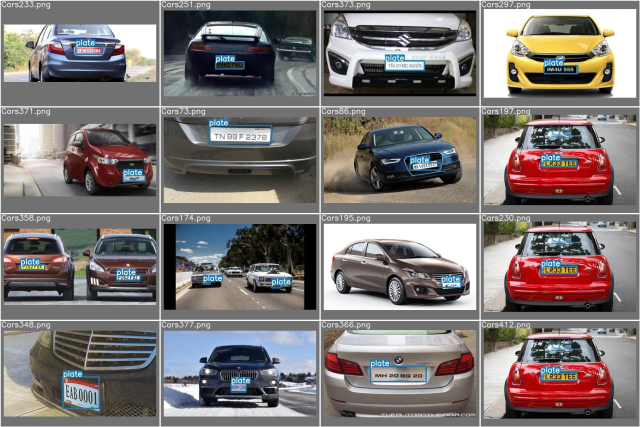
#> input picture media/media_images_Validation_9_0.jpg, 1280 x 854 px (shown at 1/2 size); its folder holds only this picture in this run
$ python -i perspective_transform.py   (imports and definitions only)
#> lines starting #> are read from the running program, lines starting #| are printed output that depends on the picture; after the words box and inside, x2 and y2 are one past the last pixel; in counts of white or black regions, pixels touching at a corner belong together
#> in perspectiveTransform, image is the input picture: shape (854, 1280, 3); mean B, G, R 116.4, 117.5, 123.8
import os
from glob import glob
import matplotlib.pyplot as plt
import numpy as np
import cv2

from utils import get_random_plate, display

# some modified functions used from other sudoku project of Lavish


def show_image(img):
    """function to show an image"""
    plt.figure()
    plt.imshow(img, cmap=plt.cm.binary)
    plt.show()


def display_contours(img, contours, color=(0, 255, 0), thickness=5):
    """function to display identified contours of sudoku board"""

    img = cv2.cvtColor(img, cv2.COLOR_GRAY2RGB)
    cont_image = cv2.drawContours(img, contours, -1, color, thickness)
    show_image(cont_image)


def display_corners(img, corners, colour=(0, 0, 255), radius=20):
    """function to display corners of sudoku board"""

    img = cv2.cvtColor(img, cv2.COLOR_GRAY2RGB)
    for corner in corners:
        img = cv2.circle(img, tuple(corner), radius, colour, -1)
    show_image(img)


def get_contours(img, show_contours):

    # for contour detection, it needs object to be white present in a black background.
    # so, first we will invert the image.
    img = cv2.bitwise_not(img, img)

    # now find contours
    # outer contours(boundry of sudoku)
    ext_contours, _ = cv2.findContours(img, cv2.RETR_EXTERNAL, cv2.CHAIN_APPROX_SIMPLE)

    # all contours(numbers, grid lines)
    contours, _ = cv2.findContours(img, cv2.RETR_CCOMP, cv2.CHAIN_APPROX_SIMPLE)

    # Now invert the image again after finding contours
    img = cv2.bitwise_not(img, img)

    if show_contours:
        display_contours(img, contours)

    return img, contours


def get_corners(img, contours, show_corners):
    contours = sorted(
        contours, key=cv2.contourArea
    )  # Sorting contours by area in ascending order
    box = contours[-2]

    # A function to obtain the element at 1st position of an element
    # because 1st element will be used as a key to for finding max/min of points below.
    def func(x):
        return x[1]

    # Bottom-right point has the largest (x + y) value
    # Top-left has point smallest (x + y) value
    # Bottom-left point has smallest (x - y) value
    # Top-right point has largest (x - y) value
    bottom_right, _ = max(enumerate([pt[0][0] + pt[0][1] for pt in box]), key=func)
    top_left, _ = min(enumerate([pt[0][0] + pt[0][1] for pt in box]), key=func)
    bottom_left, _ = min(enumerate([pt[0][0] - pt[0][1] for pt in box]), key=func)
    top_right, _ = max(enumerate([pt[0][0] - pt[0][1] for pt in box]), key=func)

    # x, y coordinates of 4 corner points
    bottom_right = box[bottom_right][0]
    top_left = box[top_left][0]
    bottom_left = box[bottom_left][0]
    top_right = box[top_right][0]

    corners = (top_left, top_right, bottom_left, bottom_right)

    if show_corners:
        display_corners(img, corners)

    return corners


def get_cropimage(img, corners):

    top_left, top_right, bottom_left, bottom_right = corners

    def distance_between(p1, p2):
        # Gives the distance between two pixels
        a = p2[0] - p1[0]
        b = p2[1] - p1[1]
        return np.sqrt((a * 2) + (b * 2))

    input_pts = np.array(
        [top_left + 3, top_right, bottom_left, bottom_right], dtype="float32"
    )

    length = [800, 200]

    output_pts = np.array([[0, 0], [800, 0], [0, 200], [800, 200]], dtype="float32")

    # Gets the transformation matrix for skewing the image to
    # fit a square by comparing the 4 before and after points
    m = cv2.getPerspectiveTransform(input_pts, output_pts)

    # Performs the transformation on the original image
    warped = cv2.warpPerspective(img, m, (int(length[0]), int(length[1])))
    return warped


def preprocessForPerspecive(
    img, clahe_clipLimit=7, clahe_tileGridSize=16, erosion_iters=1, dilation_iters=1
):

    # return the resized bgr unprocessed image
#> called with clahe_clipLimit = 7, clahe_tileGridSize = 16, erosion_iters = 1, dilation_iters = 1
    img_original = cv2.resize(img, (800, 200))
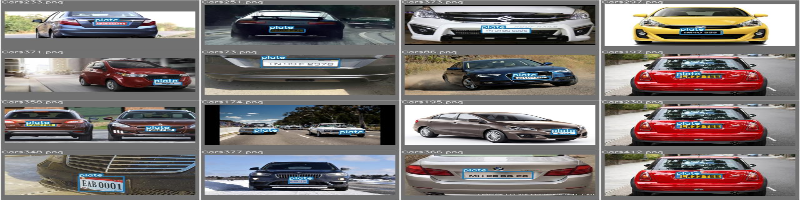
#> img_original: shape (200, 800, 3); mean B, G, R 114.9, 116.1, 122.3

    # Preprocess cropped license plate image
    img_lp = cv2.resize(img, (800, 200))
    img_lp = cv2.fastNlMeansDenoisingColored(img_lp, None, 10, 10, 7, 15)
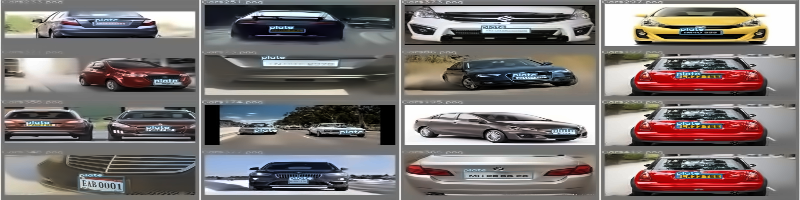
#> img_lp: shape (200, 800, 3); mean B, G, R 114.1, 115.5, 121.8
    img_gray_lp = cv2.cvtColor(img_lp, cv2.COLOR_BGR2GRAY)
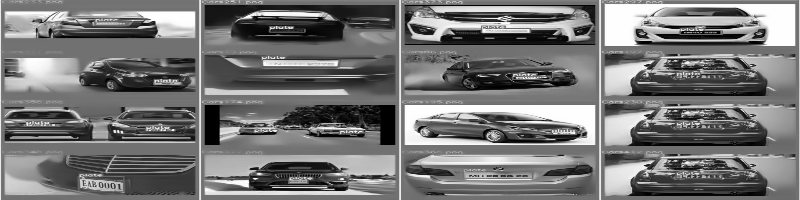
#> img_gray_lp: shape (200, 800); min 0, max 254, mean 117.2

    clahe = cv2.createCLAHE(
        clipLimit=clahe_clipLimit, tileGridSize=(clahe_tileGridSize, clahe_tileGridSize)
    )
    img_gray_lp = clahe.apply(img_gray_lp)
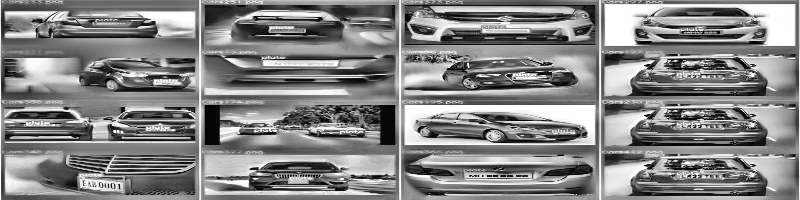
#> img_gray_lp: shape (200, 800); min 0, max 255, mean 132.6
    img_binary_lp = cv2.threshold(
        img_gray_lp, 0, 255, cv2.THRESH_BINARY + cv2.THRESH_OTSU
    )[1]
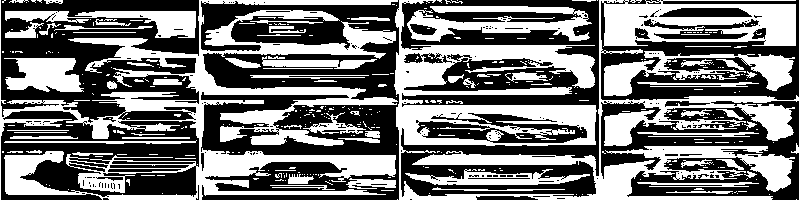
#> img_binary_lp: shape (200, 800); 45.7% white; 371 white regions (294 under 20 px), largest, box (x1, y1, x2, y2) and area: (394, 0, 800, 200) 29645, (0, 0, 398, 200) 22242, (407, 6, 592, 42) 3191
    img_binary_lp = cv2.erode(img_binary_lp, (3, 3), iterations=erosion_iters)
#> img_binary_lp: shape (200, 800); 36.7% white; 410 white regions (321 under 20 px), largest, box (x1, y1, x2, y2) and area: (394, 0, 772, 200) 14773, (70, 0, 398, 200) 13293, (604, 0, 796, 46) 4915
    img_binary_lp = cv2.dilate(img_binary_lp, (3, 3), iterations=dilation_iters)
#> img_binary_lp: shape (200, 800); 42.8% white; 368 white regions (265 under 20 px), largest, box (x1, y1, x2, y2) and area: (394, 0, 796, 200) 22243, (70, 0, 398, 200) 15315, (407, 7, 591, 43) 3028

    BOUDARY_THICKNESS = 10

    img_binary_lp[:BOUDARY_THICKNESS, :] = 0.0
    img_binary_lp[-BOUDARY_THICKNESS:, :] = 0.0
    img_binary_lp[:, :BOUDARY_THICKNESS] = 0.0
    img_binary_lp[:, -BOUDARY_THICKNESS:] = 0.0
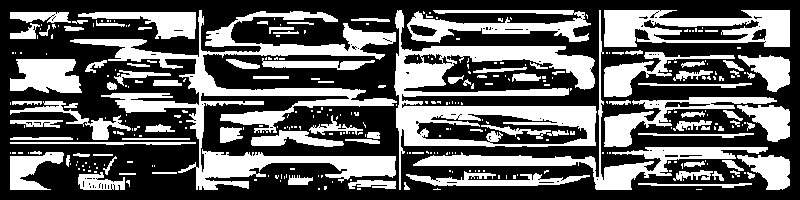
#> img_binary_lp: shape (200, 800); 38% white; 330 white regions (233 under 20 px), largest, box (x1, y1, x2, y2) and area: (70, 10, 397, 190) 13097, (394, 10, 597, 190) 10291, (413, 10, 768, 190) 4498

    return img_binary_lp, img_original


def perspectiveTransform(
    image,
    clahe_clipLimit=7,
    clahe_tileGridSize=16,
    erosion_iters=1,
    dilation_iters=1,
    show_contours=False,
    show_corners=False,
):
    """
    returns perspective trasformed crop from original image
    shape=(200,800), image format: BGR
    """
    if type(image) == str:
        image = cv2.imread(image)
    processed_img, img_original = preprocessForPerspecive(
        image,
        clahe_clipLimit=clahe_clipLimit,
        erosion_iters=erosion_iters,
        dilation_iters=dilation_iters,
    )

    img, ext_contours = get_contours(processed_img, show_contours)
#> in get_contours, `img = cv2.bitwise_not(img, img)`: img: shape (200, 800); 62% white; 330 black regions (233 under 20 px)
#> in get_contours, `ext_contours, _ = cv2.findContours(img, cv2.RETR_EXTERNAL, cv2.CHAIN_A..`: ext_contours = [[[0, 0], [0, 199], [799, 199], [799, 0]]]
#> in get_contours, `contours, _ = cv2.findContours(img, cv2.RETR_CCOMP, cv2.CHAIN_APPROX_S..`: contours = 445 contours, 321 with area under 20; largest, box (x1, y1, x2, y2) and area: (0, 0, 800, 200) 159001, (69, 9, 398, 191) 14806, (393, 9, 598, 191) 14602, (603, 9, 791, 48) 5830, (412, 9, 769, 191) 5232
#> ext_contours has the same summary as contours in get_contours
    corners = get_corners(img, ext_contours, show_corners)
#> in get_corners, `box = contours[-2]`: box = contour of 998 points, box (x1, y1, x2, y2) (69, 9, 398, 191), area 14806
#> in get_corners, `bottom_right, _ = max(enumerate([pt[0][0] + pt[0][1] for pt in box]), ..`: bottom_right = 641
#> in get_corners, `top_left, _ = min(enumerate([pt[0][0] + pt[0][1] for pt in box]), key=..`: top_left = 958
#> in get_corners, `bottom_left, _ = min(enumerate([pt[0][0] - pt[0][1] for pt in box]), k..`: bottom_left = 840
#> in get_corners, `top_right, _ = max(enumerate([pt[0][0] - pt[0][1] for pt in box]), key..`: top_right = 229
#> in get_corners, `bottom_right = box[bottom_right][0]`: bottom_right = [396, 174]
#> in get_corners, `top_left = box[top_left][0]`: top_left = [69, 40]
#> in get_corners, `bottom_left = box[bottom_left][0]`: bottom_left = [101, 97]
#> in get_corners, `top_right = box[top_right][0]`: top_right = [395, 31]
#> in get_corners, `corners = (top_left, top_right, bottom_left, bottom_right)`: corners = ([69, 40], [395, 31], [101, 97], [396, 174])
#> corners = ([69, 40], [395, 31], [101, 97], [396, 174])
    final_plate = get_cropimage(img_original, corners)
#> in get_cropimage, `top_left, top_right, bottom_left, bottom_right = corners`: top_left = [69, 40]; top_right = [395, 31]; bottom_left = [101, 97]; bottom_right = [396, 174]
#> in get_cropimage, `input_pts = np.array( [top_left + 3, top_right, bottom_left, bottom_ri..`: input_pts = [[72, 43], [395, 31], [101, 97], [396, 174]]
#> in get_cropimage, `m = cv2.getPerspectiveTransform(input_pts, output_pts)`: m = [[9.75, -5.24, -476.9], [0.161, 4.32, -197.5], [0.00815, -0.00652, 1]]
#> in get_cropimage, `warped = cv2.warpPerspective(img, m, (int(length[0]), int(length[1])))`:
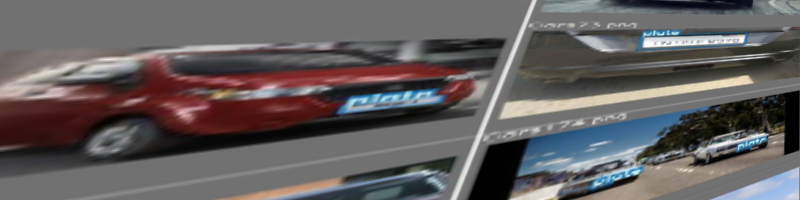
#> warped: shape (200, 800, 3); mean B, G, R 95, 94.1, 99

    return final_plate


# [14 lines not run here, left out]

>>> result = perspectiveTransform('../media/media_images_Validation_9_0.jpg')
